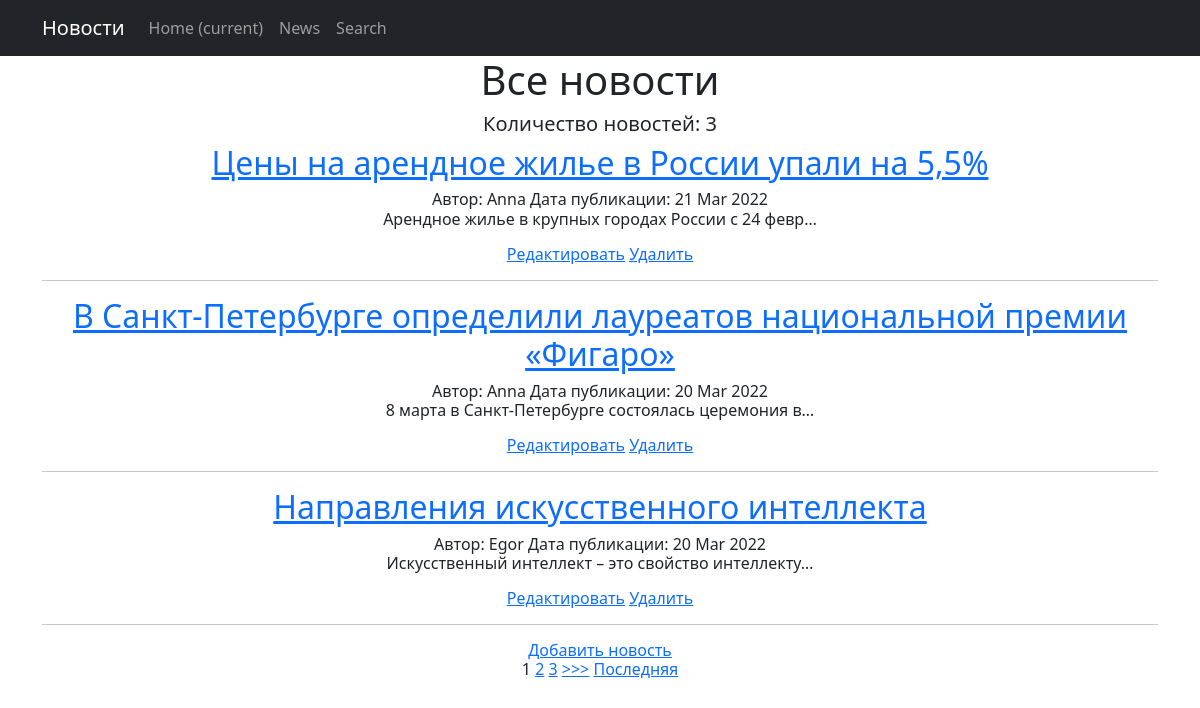
Page /news/ on the committed database.
### news/models.py (models this page shows, shortened)
class Post(models.Model):
    author = models.ForeignKey(Author, on_delete=models.CASCADE)
    NEWS = 'NW'
    ARTICLE = 'AR'
    CATEGORY_CHOICES = (
        (NEWS, 'Новость'),
        (ARTICLE, 'Статья'),
    )
    categoryType = models.CharField(max_length=2, choices=CATEGORY_CHOICES, default=ARTICLE)
    dateCreation = models.DateTimeField(auto_now_add=True)
    postCategory = models.ManyToManyField(Category, through='PostCategory')
    title = models.CharField(max_length=128)
    text = models.TextField()
    rating = models.SmallIntegerField(default=0)

class Author(models.Model):
    authorUser = models.OneToOneField(User, on_delete=models.CASCADE)
    ratingAuthor = models.SmallIntegerField(default=0)

### news/views.py (the view, shortened to what this page needs)
# urls.py: path('', News.as_view()),
class News(ListView):
    model = Post
    template_name = 'news.html'
    context_object_name = 'news'
    queryset = Post.objects.order_by('-dateCreation')
    paginate_by = 3
    form_class = PostForm

### news/templatetags/custom_filters.py (called while the page is built)
@register.filter(name='censor')
def censor(value):
    censor_list = ['bbb', 'ttt', 'zzz', 'lake', 'part', 'sport']
    for word in censor_list:
        value = value.replace(word[1:], '*' * (len(word)-1))
    return value

### templates/news.html (shortened to what this page needs)
{% extends 'flatpages/default.html' %}
{% load custom_filters %}
{% block content %}
<h1>Все новости</h1>
{% if news %}
<h5>Количество новостей: {{ news|length }}</h5>
    {% for post in news %}
        <h2> <a href="{% url 'post_detail' post.id %}">{{ post.title|censor }}</a> </h2>
            <h6> Автор: {{ post.author.authorUser.username }}   Дата публикации: {{ post.dateCreation|date:'d M Y' }}
            <p> {{ post.text|truncatechars:50|censor }} </p>
                <a href="{% url 'post_update' post.id %}"><u>Редактировать</u></a>
                <a href="{% url 'post_delete' post.id %}"><u> Удалить </u></a>
        <hr/>
    {% endfor %}
{% else %}
    <h2>Новостей нет!</h2>
{% endif %}
<a href="{% url 'post_create' %}">Добавить новость</a> <br>
    {% if is_paginated %}
    {% for num in page_obj.paginator.page_range %}
        {% if page_obj.number == num %}
            <a>{{ num }}</a>
        {% elif num > page_obj.number|add:'-3' and num < page_obj.number|add:'3' %}
            <a href="?page={{ num }}">{{ num }}</a>
        {% endif %}
    {% endfor %}
    {% if page_obj.has_next %}
        <a href="?page={{ page_obj.next_page_number }}">>>></a>
        <a href="?page={{ page_obj.paginator.num_pages }}">Последняя</a>
    {% endif %}
    {% endif %}
{% endblock content %}

### rows in the picture
Post: title|censor "Цены на арендное жилье в России упали на 5,5%", author.authorUser.username "Anna", dateCreation "21 Mar 2022", text|censor "Арендное жилье в крупных городах России с 24 февр…"
Post: title|censor "В Санкт-Петербурге определили лауреатов национальной премии «Фигаро»", author.authorUser.username "Anna", dateCreation "20 Mar 2022", text|censor "8 марта в Санкт-Петербурге состоялась церемония в…"
Post: title|censor "Направления искусственного интеллекта", author.authorUser.username "Egor", dateCreation "20 Mar 2022", text|censor "Искусственный интеллект – это свойство интеллекту…"

### other values in the picture
{{ news|length }} "3"
{{ num }} "1"
{{ num }} "2" "3"
